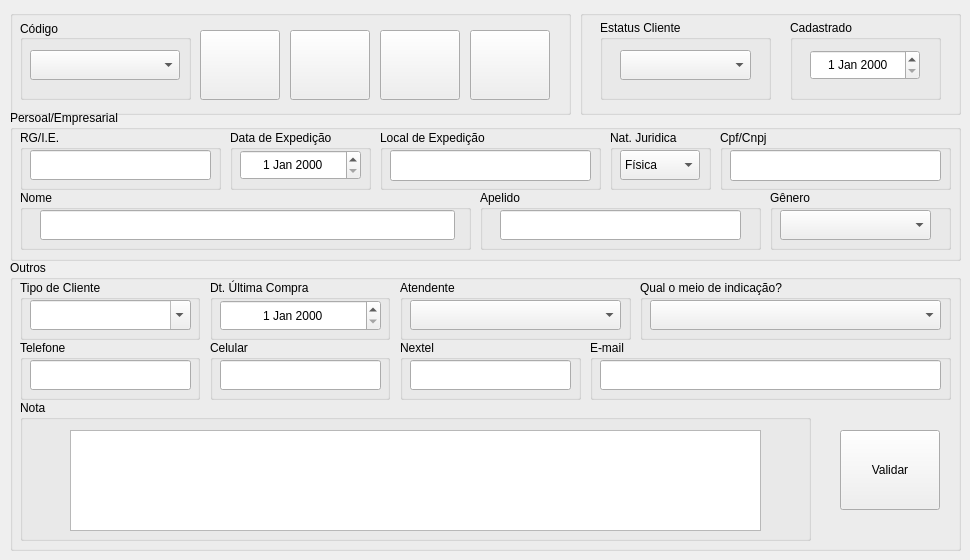
   <widget class="QWidget" name="TabPersonal">
    <attribute name="title">
     <string>Persoal</string>
    </attribute>
    <widget class="QGroupBox" name="GBoxSearchCustomer">
     <property name="geometry">
      <rect>
       <x>10</x>
       <y>10</y>
       <width>561</width>
       <height>105</height>
      </rect>
     </property>
     <property name="title">
      <string/>
     </property>
     <widget class="QGroupBox" name="GBoxCustomer">
      <property name="geometry">
       <rect>
        <x>10</x>
        <y>10</y>
        <width>171</width>
        <height>80</height>
       </rect>
      </property>
      <property name="minimumSize">
       <size>
        <width>150</width>
        <height>55</height>
       </size>
      </property>
      <property name="title">
       <string>Código</string>
      </property>
      <property name="alignment">
       <set>Qt::AlignLeading|Qt::AlignLeft|Qt::AlignVCenter</set>
      </property>
      <widget class="QComboBox" name="CBoxCustomer">
       <property name="geometry">
        <rect>
         <x>10</x>
         <y>30</y>
         <width>150</width>
         <height>30</height>
        </rect>
       </property>
       <property name="toolTip">
        <string>Selecione um Código de Cliente para Pesquisa...</string>
       </property>
      </widget>
     </widget>
     <widget class="QToolButton" name="TButtonCustomerLeftNextSearch">
      <property name="geometry">
       <rect>
        <x>280</x>
        <y>20</y>
        <width>80</width>
        <height>70</height>
       </rect>
      </property>
      <property name="toolTip">
       <string>Vai para o Próximo Registro Inferior...</string>
      </property>
      <property name="text">
       <string/>
      </property>
      <property name="icon">
       <iconset resource="../images.qrc">
        <normaloff>:/images/PNG/120x120/120px-Gtk-go-back-ltr.png</normaloff>:/images/PNG/120x120/120px-Gtk-go-back-ltr.png</iconset>
      </property>
      <property name="iconSize">
       <size>
        <width>30</width>
        <height>30</height>
       </size>
      </property>
     </widget>
     <widget class="QToolButton" name="TButtonCustomerRightLastSearch">
      <property name="geometry">
       <rect>
        <x>460</x>
        <y>20</y>
        <width>80</width>
        <height>70</height>
       </rect>
      </property>
      <property name="toolTip">
       <string>Vai para o Último Registro...</string>
      </property>
      <property name="text">
       <string/>
      </property>
      <property name="icon">
       <iconset resource="../images.qrc">
        <normaloff>:/images/PNG/120x120/120px-Gtk-goto-last-ltr.png</normaloff>:/images/PNG/120x120/120px-Gtk-goto-last-ltr.png</iconset>
      </property>
      <property name="iconSize">
       <size>
        <width>30</width>
        <height>30</height>
       </size>
      </property>
     </widget>
     <widget class="QToolButton" name="TButtonCustomerLeftFirstSearch">
      <property name="geometry">
       <rect>
        <x>190</x>
        <y>20</y>
        <width>80</width>
        <height>70</height>
       </rect>
      </property>
      <property name="toolTip">
       <string>Vai para o Primeiro Registro...</string>
      </property>
      <property name="text">
       <string/>
      </property>
      <property name="icon">
       <iconset resource="../images.qrc">
        <normaloff>:/images/PNG/120x120/120px-Gtk-goto-first-ltr.png</normaloff>:/images/PNG/120x120/120px-Gtk-goto-first-ltr.png</iconset>
      </property>
      <property name="iconSize">
       <size>
        <width>30</width>
        <height>30</height>
       </size>
      </property>
     </widget>
     <widget class="QToolButton" name="TButtonCustomerRightNextSearch">
      <property name="geometry">
       <rect>
        <x>370</x>
        <y>20</y>
        <width>80</width>
        <height>70</height>
       </rect>
      </property>
      <property name="toolTip">
       <string>Vai para o Próximo Registro Superior...</string>
      </property>
      <property name="text">
       <string/>
      </property>
      <property name="icon">
       <iconset resource="../images.qrc">
        <normaloff>:/images/PNG/120x120/120px-Gtk-go-forward-ltr.png</normaloff>:/images/PNG/120x120/120px-Gtk-go-forward-ltr.png</iconset>
      </property>
      <property name="iconSize">
       <size>
        <width>30</width>
        <height>30</height>
       </size>
      </property>
     </widget>
    </widget>
    <widget class="QGroupBox" name="GBoxStatusSupplier">
     <property name="geometry">
      <rect>
       <x>580</x>
       <y>10</y>
       <width>381</width>
       <height>105</height>
      </rect>
     </property>
     <property name="title">
      <string/>
     </property>
     <widget class="QGroupBox" name="GBStatusCustomer">
      <property name="geometry">
       <rect>
        <x>20</x>
        <y>10</y>
        <width>171</width>
        <height>80</height>
       </rect>
      </property>
      <property name="title">
       <string>Estatus Cliente</string>
      </property>
      <widget class="QComboBox" name="CBoxStatusCustomer">
       <property name="geometry">
        <rect>
         <x>20</x>
         <y>30</y>
         <width>131</width>
         <height>30</height>
        </rect>
       </property>
       <property name="toolTip">
        <string>Selecione um Estatus para o Cliente...</string>
       </property>
      </widget>
     </widget>
     <widget class="QGroupBox" name="GBDateAdded">
      <property name="geometry">
       <rect>
        <x>210</x>
        <y>10</y>
        <width>151</width>
        <height>80</height>
       </rect>
      </property>
      <property name="title">
       <string>Cadastrado</string>
      </property>
      <widget class="QDateEdit" name="DEditAdded">
       <property name="geometry">
        <rect>
         <x>20</x>
         <y>30</y>
         <width>110</width>
         <height>30</height>
        </rect>
       </property>
       <property name="toolTip">
        <string>Data de Cadastro para o Cliente...</string>
       </property>
       <property name="alignment">
        <set>Qt::AlignCenter</set>
       </property>
      </widget>
     </widget>
    </widget>
    <widget class="QGroupBox" name="GBCustomerBusiness">
     <property name="geometry">
      <rect>
       <x>10</x>
       <y>110</y>
       <width>951</width>
       <height>151</height>
      </rect>
     </property>
     <property name="title">
      <string>Persoal/Empresarial</string>
     </property>
     <widget class="QGroupBox" name="GBoxIDStrReg">
      <property name="geometry">
       <rect>
        <x>10</x>
        <y>20</y>
        <width>201</width>
        <height>60</height>
       </rect>
      </property>
      <property name="title">
       <string>RG/I.E.</string>
      </property>
      <widget class="QLineEdit" name="LEditIDStrReg">
       <property name="geometry">
        <rect>
         <x>10</x>
         <y>20</y>
         <width>181</width>
         <height>30</height>
        </rect>
       </property>
       <property name="toolTip">
        <string>Informar R.G./Inscrição Estadual </string>
       </property>
       <property name="layoutDirection">
        <enum>Qt::LeftToRight</enum>
       </property>
       <property name="alignment">
        <set>Qt::AlignCenter</set>
       </property>
      </widget>
     </widget>
     <widget class="QGroupBox" name="GBoxDateExp">
      <property name="geometry">
       <rect>
        <x>220</x>
        <y>20</y>
        <width>141</width>
        <height>60</height>
       </rect>
      </property>
      <property name="title">
       <string>Data de Expedição</string>
      </property>
      <widget class="QDateEdit" name="DEditDateExp">
       <property name="geometry">
        <rect>
         <x>10</x>
         <y>20</y>
         <width>121</width>
         <height>30</height>
        </rect>
       </property>
       <property name="toolTip">
        <string>Data de Expedição do RG/Inscrição Estadual...</string>
       </property>
       <property name="alignment">
        <set>Qt::AlignCenter</set>
       </property>
      </widget>
     </widget>
     <widget class="QGroupBox" name="GBoxLocalExp">
      <property name="geometry">
       <rect>
        <x>370</x>
        <y>20</y>
        <width>221</width>
        <height>60</height>
       </rect>
      </property>
      <property name="title">
       <string>Local de Expedição</string>
      </property>
      <widget class="QLineEdit" name="LEditLocalExp">
       <property name="geometry">
        <rect>
         <x>10</x>
         <y>20</y>
         <width>201</width>
         <height>31</height>
        </rect>
       </property>
       <property name="toolTip">
        <string>Informar o Local de Expedição do R.G./I.E...</string>
       </property>
       <property name="alignment">
        <set>Qt::AlignCenter</set>
       </property>
      </widget>
     </widget>
     <widget class="QGroupBox" name="GBoxCpfCnpj">
      <property name="geometry">
       <rect>
        <x>710</x>
        <y>20</y>
        <width>231</width>
        <height>60</height>
       </rect>
      </property>
      <property name="title">
       <string>Cpf/Cnpj</string>
      </property>
      <widget class="QLineEdit" name="LEditCpfCnpj">
       <property name="geometry">
        <rect>
         <x>10</x>
         <y>20</y>
         <width>211</width>
         <height>31</height>
        </rect>
       </property>
       <property name="toolTip">
        <string>Informar o Cpf/Cnpj para o Cliente...</string>
       </property>
       <property name="alignment">
        <set>Qt::AlignCenter</set>
       </property>
      </widget>
     </widget>
     <widget class="QGroupBox" name="GBoxFullName">
      <property name="geometry">
       <rect>
        <x>10</x>
        <y>80</y>
        <width>451</width>
        <height>60</height>
       </rect>
      </property>
      <property name="title">
       <string>Nome</string>
      </property>
      <widget class="QLineEdit" name="LEditFullName">
       <property name="geometry">
        <rect>
         <x>20</x>
         <y>20</y>
         <width>415</width>
         <height>30</height>
        </rect>
       </property>
       <property name="toolTip">
        <string>Informar Nome do Cliente/Razão Social...</string>
       </property>
       <property name="alignment">
        <set>Qt::AlignCenter</set>
       </property>
      </widget>
     </widget>
     <widget class="QGroupBox" name="GBoxShortName">
      <property name="geometry">
       <rect>
        <x>470</x>
        <y>80</y>
        <width>281</width>
        <height>60</height>
       </rect>
      </property>
      <property name="title">
       <string>Apelido</string>
      </property>
      <widget class="QLineEdit" name="LEditShortName">
       <property name="geometry">
        <rect>
         <x>20</x>
         <y>20</y>
         <width>241</width>
         <height>30</height>
        </rect>
       </property>
       <property name="toolTip">
        <string>Informar Apelido/Nome Fantasia do Cliente...</string>
       </property>
       <property name="alignment">
        <set>Qt::AlignCenter</set>
       </property>
      </widget>
     </widget>
     <widget class="QGroupBox" name="GBoxGender">
      <property name="geometry">
       <rect>
        <x>760</x>
        <y>80</y>
        <width>181</width>
        <height>60</height>
       </rect>
      </property>
      <property name="title">
       <string>Gênero</string>
      </property>
      <widget class="QComboBox" name="CBoxGender">
       <property name="geometry">
        <rect>
         <x>10</x>
         <y>20</y>
         <width>151</width>
         <height>30</height>
        </rect>
       </property>
       <property name="toolTip">
        <string>Selecionar o Genero do Cliente, Masculino/Feminino...</string>
       </property>
       <property name="layoutDirection">
        <enum>Qt::LeftToRight</enum>
       </property>
      </widget>
     </widget>
     <widget class="QGroupBox" name="GBoxNatureCorp">
      <property name="geometry">
       <rect>
        <x>600</x>
        <y>20</y>
        <width>101</width>
        <height>60</height>
       </rect>
      </property>
      <property name="title">
       <string>Nat. Juridica</string>
      </property>
      <widget class="QComboBox" name="CBoxNatureCorp">
       <property name="geometry">
        <rect>
         <x>10</x>
         <y>20</y>
         <width>80</width>
         <height>30</height>
        </rect>
       </property>
       <property name="toolTip">
        <string>Informar se o Cliente de Natureza Física ou Juridica...</string>
       </property>
       <item>
        <property name="text">
         <string>Física</string>
        </property>
       </item>
       <item>
        <property name="text">
         <string>Juridica</string>
        </property>
       </item>
      </widget>
     </widget>
    </widget>
    <widget class="QGroupBox" name="GBoxOthers">
     <property name="geometry">
      <rect>
       <x>10</x>
       <y>260</y>
       <width>951</width>
       <height>291</height>
      </rect>
     </property>
     <property name="title">
      <string>Outros</string>
     </property>
     <widget class="QGroupBox" name="GBoxCustomerType">
      <property name="geometry">
       <rect>
        <x>10</x>
        <y>20</y>
        <width>180</width>
        <height>60</height>
       </rect>
      </property>
      <property name="title">
       <string>Tipo de Cliente</string>
      </property>
      <widget class="QComboBox" name="CBoxCustomerType">
       <property name="geometry">
        <rect>
         <x>10</x>
         <y>20</y>
         <width>161</width>
         <height>30</height>
        </rect>
       </property>
       <property name="toolTip">
        <string>Selecionar/Digitar o Ramo de Atividade do Cliente...</string>
       </property>
       <property name="editable">
        <bool>true</bool>
       </property>
      </widget>
     </widget>
     <widget class="QGroupBox" name="GBoxEmail">
      <property name="geometry">
       <rect>
        <x>580</x>
        <y>80</y>
        <width>361</width>
        <height>60</height>
       </rect>
      </property>
      <property name="title">
       <string>E-mail</string>
      </property>
      <widget class="QLineEdit" name="LEditEmailContact">
       <property name="geometry">
        <rect>
         <x>10</x>
         <y>20</y>
         <width>341</width>
         <height>30</height>
        </rect>
       </property>
       <property name="toolTip">
        <string>Informar o E-mail de Contato com o Cliente..</string>
       </property>
       <property name="alignment">
        <set>Qt::AlignCenter</set>
       </property>
      </widget>
     </widget>
     <widget class="QGroupBox" name="GBoxTelPhone">
      <property name="geometry">
       <rect>
        <x>10</x>
        <y>80</y>
        <width>180</width>
        <height>60</height>
       </rect>
      </property>
      <property name="title">
       <string>Telefone</string>
      </property>
      <widget class="QLineEdit" name="LEditTelPhone">
       <property name="geometry">
        <rect>
         <x>10</x>
         <y>20</y>
         <width>161</width>
         <height>30</height>
        </rect>
       </property>
       <property name="toolTip">
        <string>Informar o Telefone de Contato com Cliente...</string>
       </property>
       <property name="alignment">
        <set>Qt::AlignCenter</set>
       </property>
      </widget>
     </widget>
     <widget class="QGroupBox" name="GBoxCelPhone">
      <property name="geometry">
       <rect>
        <x>200</x>
        <y>80</y>
        <width>180</width>
        <height>60</height>
       </rect>
      </property>
      <property name="title">
       <string>Celular</string>
      </property>
      <widget class="QLineEdit" name="LEditCelPhone">
       <property name="geometry">
        <rect>
         <x>10</x>
         <y>20</y>
         <width>161</width>
         <height>30</height>
        </rect>
       </property>
       <property name="toolTip">
        <string>Informar o Celular de Contato com o Cliente...</string>
       </property>
       <property name="alignment">
        <set>Qt::AlignCenter</set>
       </property>
      </widget>
     </widget>
     <widget class="QGroupBox" name="GBoxNextelPhone">
      <property name="geometry">
       <rect>
        <x>390</x>
        <y>80</y>
        <width>181</width>
        <height>60</height>
       </rect>
      </property>
      <property name="title">
       <string>Nextel</string>
      </property>
      <widget class="QLineEdit" name="LEditNextelPhone">
       <property name="geometry">
        <rect>
         <x>10</x>
         <y>20</y>
         <width>161</width>
         <height>30</height>
        </rect>
       </property>
       <property name="toolTip">
        <string>Informar o Número Nextel P/Contato com o Cliente...</string>
       </property>
       <property name="alignment">
        <set>Qt::AlignCenter</set>
       </property>
      </widget>
     </widget>
     <widget class="QGroupBox" name="GBoxNotes">
      <property name="geometry">
       <rect>
        <x>10</x>
        <y>140</y>
        <width>791</width>
        <height>141</height>
       </rect>
      </property>
      <property name="title">
       <string>Nota</string>
      </property>
      <widget class="QTextEdit" name="TEditNotes">
       <property name="geometry">
        <rect>
         <x>50</x>
         <y>30</y>
         <width>691</width>
         <height>101</height>
        </rect>
       </property>
       <property name="toolTip">
        <string>Informar Alguma Informação Importante Sobre o Cliente....</string>
       </property>
      </widget>
     </widget>
     <widget class="QGroupBox" name="GBoxLastOrder">
      <property name="geometry">
       <rect>
        <x>200</x>
        <y>20</y>
        <width>180</width>
        <height>60</height>
       </rect>
      </property>
      <property name="title">
       <string>Dt. Última Compra</string>
      </property>
      <widget class="QDateEdit" name="DEditLastOrder">
       <property name="geometry">
        <rect>
         <x>10</x>
         <y>20</y>
         <width>161</width>
         <height>31</height>
        </rect>
       </property>
       <property name="toolTip">
        <string>Exibe a data da Ultima Compra do Cliente...</string>
       </property>
       <property name="alignment">
        <set>Qt::AlignCenter</set>
       </property>
      </widget>
     </widget>
     <widget class="QGroupBox" name="GBoxIndication">
      <property name="geometry">
       <rect>
        <x>630</x>
        <y>20</y>
        <width>311</width>
        <height>60</height>
       </rect>
      </property>
      <property name="title">
       <string>Qual o meio de indicação?</string>
      </property>
      <widget class="QComboBox" name="CBoxIndication">
       <property name="geometry">
        <rect>
         <x>10</x>
         <y>20</y>
         <width>291</width>
         <height>30</height>
        </rect>
       </property>
       <property name="minimumSize">
        <size>
         <width>280</width>
         <height>30</height>
        </size>
       </property>
       <property name="toolTip">
        <string>Selecionar o Meio de Indicação do Cliente...</string>
       </property>
      </widget>
     </widget>
     <widget class="QGroupBox" name="GBoxLastSeller">
      <property name="geometry">
       <rect>
        <x>390</x>
        <y>20</y>
        <width>231</width>
        <height>60</height>
       </rect>
      </property>
      <property name="title">
       <string>Atendente</string>
      </property>
      <widget class="QComboBox" name="CBoxLastSeller">
       <property name="geometry">
        <rect>
         <x>10</x>
         <y>20</y>
         <width>211</width>
         <height>30</height>
        </rect>
       </property>
       <property name="toolTip">
        <string>Mostra o Nome do Último Atende para o Cliente...</string>
       </property>
      </widget>
     </widget>
     <widget class="QToolButton" name="TButtonValidPrsonal">
      <property name="geometry">
       <rect>
        <x>830</x>
        <y>170</y>
        <width>100</width>
        <height>80</height>
       </rect>
      </property>
      <property name="minimumSize">
       <size>
        <width>100</width>
        <height>80</height>
       </size>
      </property>
      <property name="maximumSize">
       <size>
        <width>100</width>
        <height>80</height>
       </size>
      </property>
      <property name="toolTip">
       <string>Validar campos e dados..</string>
      </property>
      <property name="text">
       <string>Validar</string>
      </property>
      <property name="icon">
       <iconset resource="../images.qrc">
        <normaloff>:/images/PNG/48x48/Rebuild-48x48.png</normaloff>:/images/PNG/48x48/Rebuild-48x48.png</iconset>
      </property>
      <property name="iconSize">
       <size>
        <width>48</width>
        <height>48</height>
       </size>
      </property>
      <property name="toolButtonStyle">
       <enum>Qt::ToolButtonTextUnderIcon</enum>
      </property>
     </widget>
    </widget>
   </widget>
